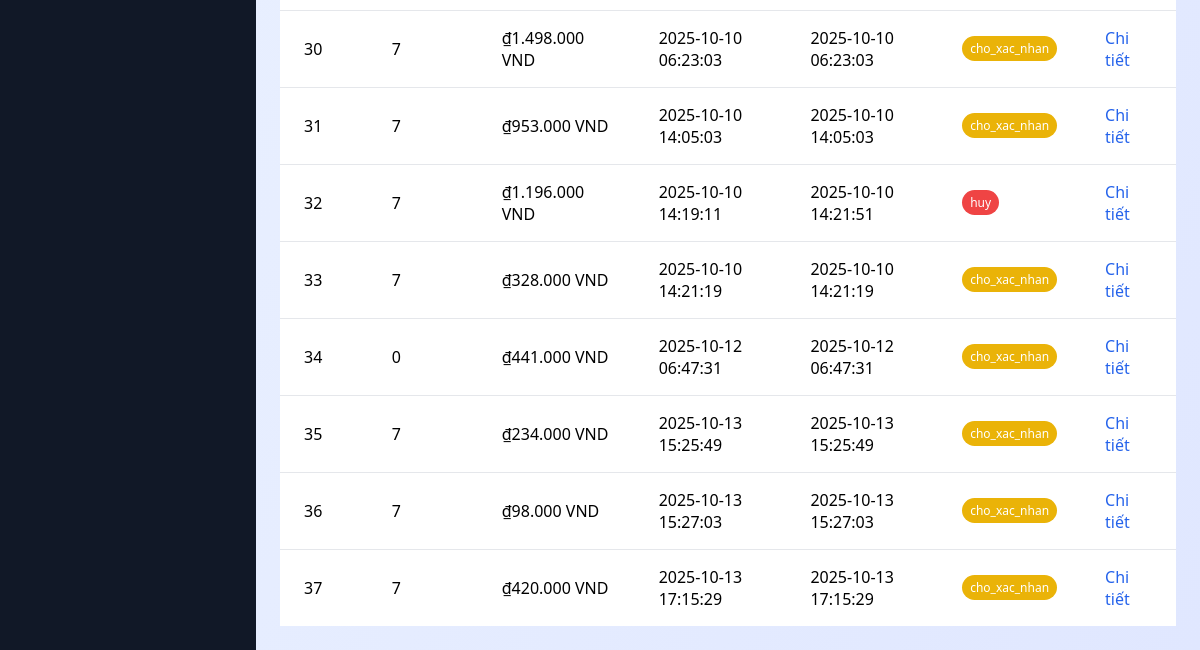
The page /admin/admin_order/index (signed in, lower part) on the database as committed earlier.
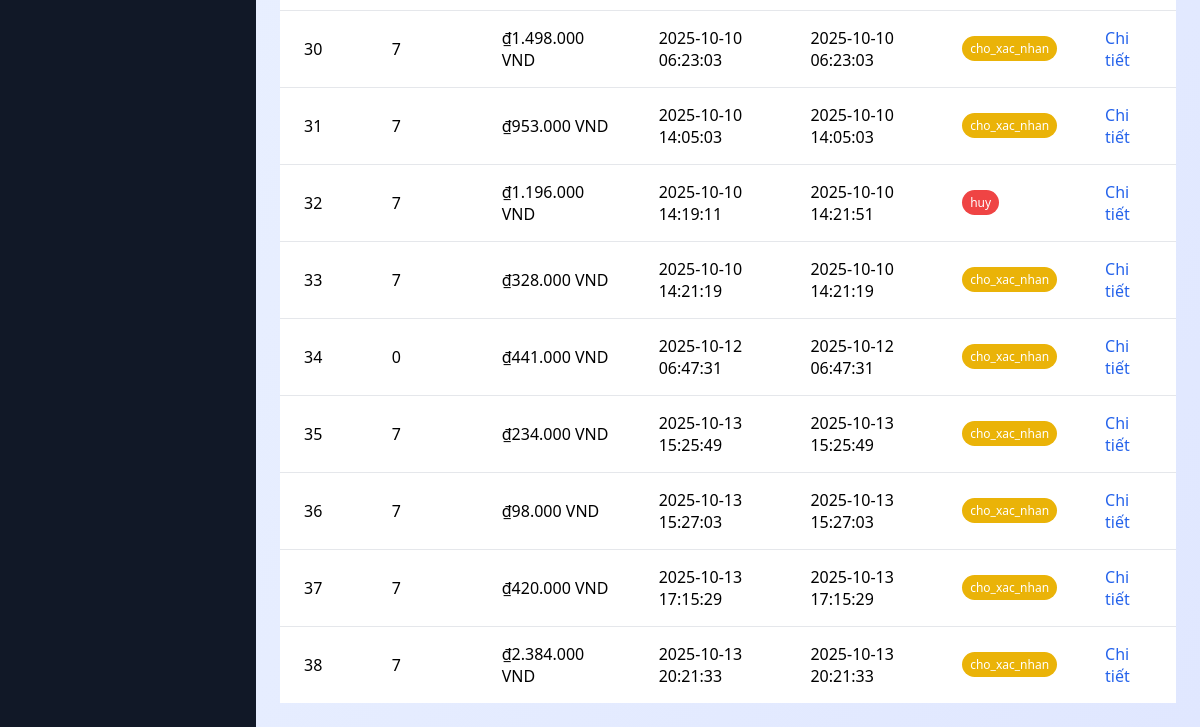
The same page on the database as committed later.
### tables this page shows
CREATE TABLE `orders` (
  `id` int(11) NOT NULL,
  `user_id` int(11) DEFAULT NULL,
  `fullname` varchar(100) DEFAULT NULL,
  `phone` varchar(20) DEFAULT NULL,
  `address` varchar(255) DEFAULT NULL,
  `total_price` decimal(10,2) NOT NULL,
  `payment_method` enum('cod','bank','paypal') DEFAULT 'cod',
  `status` enum('cho_xac_nhan','da_xac_nhan','dang_giao','da_giao','thanh_cong','huy') DEFAULT 'cho_xac_nhan',
  `created_at` timestamp NOT NULL DEFAULT current_timestamp(),
  `updated_at` timestamp NOT NULL DEFAULT current_timestamp() ON UPDATE current_timestamp()
);

### core/database.php (called while the page is built, shortened)
<?php
class Database {
    public function __construct() {
        $this->conn = new mysqli(DB_HOST, DB_USER, DB_PASS, DB_NAME);
    }
}

### controllers/admin/Admin_orderController.php (called while the page is built, shortened)
<?php
require_once 'models/OrderModel.php';
class Admin_orderController extends Controller {
    private $model;
    public function __construct() {
        $this->model = new OrderModel();
    }
    public function index() {
        $orders = $this->model->getAllOrders();
        $data = [
            'orders' => $orders
        ];
        require_once ROOT . '/views/admin/order/order.php';
    }
}
?>

### index.php (called while the page is built, shortened)
<?php
require_once ROOT . "core" . DIRECTORY_SEPARATOR . "app.php";
require_once ROOT . "core" . DIRECTORY_SEPARATOR . "database.php";
$app = new App();

### models/OrderModel.php (called while the page is built, shortened)
<?php
require_once ROOT . "core/database.php";
class OrderModel extends Database
{
    public function getAllOrders()
    {
        $sql = "SELECT * FROM orders ORDER BY id ASC";
        $result = $this->conn->query($sql);
        return $result->fetch_all(MYSQLI_ASSOC);
    }
}

### views/admin/order/order.php (the view, shortened to what this page needs)
<?php
$orders = $data['orders'] ?? [];
?>
<body class="bg-gradient-to-br from-blue-50 to-indigo-100 min-h-screen">
<?php include ROOT . '/views/admin/layouts/sidebar.php'; ?>
    <div class="lg:ml-64">
    <?php include ROOT . '/views/admin/layouts/header.php'; ?>
        <main class="p-6">
            <div class="overflow-x-auto custom-scrollbar">
                <table class="w-full table table-striped">
                    <tbody class="bg-white divide-y divide-gray-200">
                        <?php if (empty($orders)): ?>
                            <tr>
                                <td colspan="5" class="px-6 py-4 text-center text-red-500">Không có đơn hàng nào.</td>
                            </tr>
                        <?php else: ?>
                            <?php
                            function getStatusClass($status) {
                                switch (strtolower($status)) {
                                    case 'cho_xac_nhan':
                                        return 'bg-yellow-500 text-white';
                                    case 'da_xac_nhan':
                                        return 'bg-blue-500 text-white';
                                    case 'dang_giao':
                                        return 'bg-purple-500 text-white';
                                    case 'thanh_cong':
                                        return 'bg-green-500 text-white';
                                    case 'huy':
                                        return 'bg-red-500 text-white';
                                }
                            }
                            ?>
                            <?php foreach ($orders as $order): ?>
                                <tr class="hover:bg-gray-50">
                                    <td class="px-6 py-4"><?php echo htmlspecialchars($order['id'] ?? 'N/A'); ?></td>
                                    <td class="px-6 py-4"><?php echo htmlspecialchars($order['user_id'] ?? 'Chưa có tên'); ?></td>
                                    <td class="px-6 py-4">₫<?php echo number_format($order['total_price'] ?? 0, 0, ',', '.'); ?> VND</td>
                                    <td class="px-6 py-4"><?php echo htmlspecialchars($order['created_at'] ?? 'Chưa có tên'); ?></td>
                                    <td class="px-6 py-4"><?php echo htmlspecialchars($order['updated_at'] ?? 'Chưa có tên'); ?></td>
                                    <td class="px-6 py-4">
                                        <span class="px-2 py-1 text-xs rounded-full <?php echo getStatusClass($order['status']); ?>">
                                            <?php echo htmlspecialchars($order['status'] ?? 'Chưa xác định'); ?>
                                        </span>
                                    </td>
                                    <td class="px-6 py-4">
                                        <a href="/FoodMartLab/admin/admin_order/detail/?id=<?php echo $order['id']; ?>" class="text-blue-600 hover:text-blue-800 mr-2">Chi tiết</a>
                                    </td>
                                </tr>
                            <?php endforeach; ?>
                        <?php endif; ?>
                    </tbody>
                </table>
            </div>
        </main>
    </div>
</body>

### core/app.php (shortened to what this page needs)
<?php
class App {
    protected $area = 'site';
    protected $controller = 'HomeController';
    protected $method = 'index';
    public function __construct() {
        $url = $this->parseUrl();
        if (isset($url[0]) && in_array(strtolower($url[0]), ['site', 'admin'])) {
            $this->area = strtolower($url[0]);
            array_shift($url);
        }
        $controllerName = ucfirst($url[0] ?? ($this->area === 'admin' ? 'Dashboard' : 'Home')) . 'Controller';
        $controllerPath = ROOT . "controllers/" . $this->area . "/" . $controllerName . ".php";
        array_shift($url);
        if (file_exists($controllerPath)) {
            $this->controller = new $controllerName();
        } else {
            $this->loadError("Không tìm thấy controller: {$controllerPath}");
            return;
        }
        if (isset($url[0]) && method_exists($this->controller, $url[0])) {
            $this->method = $url[0];
            array_shift($url);
        }
        $this->params = $url ? array_values($url) : [];
        if (method_exists($this->controller, $this->method)) {
            call_user_func_array([$this->controller, $this->method], $this->params);
        } else {
            $this->loadError("Method {$this->method}() không tồn tại trong " . get_class($this->controller));
        }
    }
    private function parseUrl() {
        if (isset($_GET['url'])) {
            return explode("/", filter_var(trim($_GET['url'], "/"), FILTER_SANITIZE_URL));
        }
        return [];
    }
}

### views/admin/layouts/sidebar.php (shortened to what this page needs)
<div id="sidebar" class="fixed inset-y-0 left-0 z-50 w-64 bg-gray-900 text-white sidebar-transition transform -translate-x-full lg:translate-x-0">
</div>

### views/admin/layouts/header.php (shortened to what this page needs)
<!DOCTYPE html>
<html lang="vi">
<head>
    <script src="https://cdn.tailwindcss.com"></script>
    <link href="https://cdnjs.cloudflare.com/ajax/libs/font-awesome/6.0.0/css/all.min.css" rel="stylesheet">
    <link rel="stylesheet" href="<?= BASE_URL ?>/assets/admin/css/styles.css">
</head>
<body class="bg-black bg-opacity-30 shadow-sm border-b border-gray-200 border border-gray-300">
</body>

### assets/admin/css/styles.css (style rules this page uses)
body { box-sizing: border-box; }
.sidebar-transition { transition: transform 0.3s ease-in-out; }

Rows that differ between the two databases and show on the page:
added orders: id "38", user "7", total_price "2.384.000", created_at "2025-10-13 20:21:33", updated_at "2025-10-13 20:21:33", status "cho_xac_nhan"
